Frame 1 (no input): blank canvas, image omitted
Frame 60 (the mouse pressed at the canvas centre just before this capture): blank canvas, image omitted
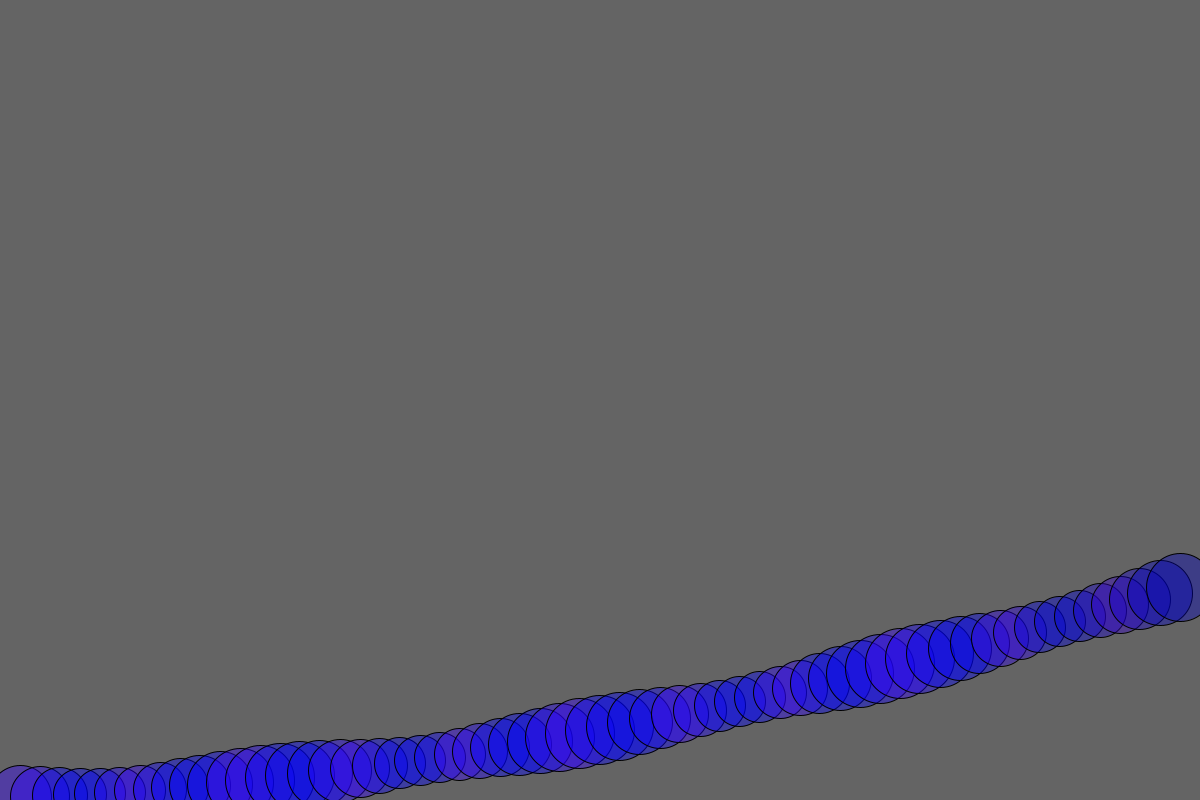
Frame 120 (the mouse held since frame 60 and released just before this capture)

The Processing sketch whose frames 1 and 60 were blank and that drew this single picture after the mouse press (run headless with seeded random() and noise(); from frame 60 on, the mouse is pressed at the canvas centre):

// Processing sketch: oscillation
// ── oscillation.pde


void setup() {
  size(1200, 800);
  
  
}


void draw() {
  float r = 20;
  background(100);
  translate(0, height/2);
  for(float i = 20; i < width; i += 20) {
    float x = i;
    float y = cos((i + frameCount)/ mouseX/2) * height/2;
    r = map(sin((i+frameCount)/50), -1, 1, 50, 70);
    pushMatrix();
    fill(sin(i) * 55, 0, y, 100);
    ellipse(x, y, r, r);
    popMatrix();
  }
  
}
